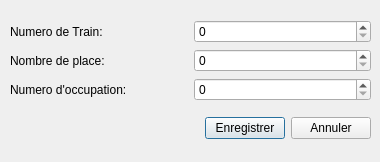
<?xml version="1.0" encoding="UTF-8"?>
<ui version="4.0">
 <class>Dialog_Place</class>
 <widget class="QDialog" name="Dialog_Place">
  <property name="geometry">
   <rect>
    <x>0</x>
    <y>0</y>
    <width>380</width>
    <height>162</height>
   </rect>
  </property>
  <property name="windowTitle">
   <string>Dialog</string>
  </property>
  <widget class="QWidget" name="layoutWidget">
   <property name="geometry">
    <rect>
     <x>10</x>
     <y>10</y>
     <width>361</width>
     <height>141</height>
    </rect>
   </property>
   <layout class="QVBoxLayout" name="verticalLayout_3">
    <item>
     <layout class="QVBoxLayout" name="verticalLayout">
      <item>
       <layout class="QHBoxLayout" name="horizontalLayout">
        <item>
         <widget class="QLabel" name="label">
          <property name="text">
           <string>Numero de Train:</string>
          </property>
         </widget>
        </item>
        <item>
         <widget class="QSpinBox" name="numbtrain"/>
        </item>
       </layout>
      </item>
      <item>
       <layout class="QHBoxLayout" name="horizontalLayout_2">
        <item>
         <widget class="QLabel" name="label_2">
          <property name="text">
           <string>Nombre de place:</string>
          </property>
         </widget>
        </item>
        <item>
         <widget class="QSpinBox" name="numplace">
          <property name="maximum">
           <number>999999999</number>
          </property>
         </widget>
        </item>
       </layout>
      </item>
      <item>
       <layout class="QHBoxLayout" name="horizontalLayout_3">
        <item>
         <widget class="QLabel" name="label_3">
          <property name="text">
           <string>Numero d'occupation:</string>
          </property>
         </widget>
        </item>
        <item>
         <widget class="QSpinBox" name="occupation">
          <property name="maximum">
           <number>999999999</number>
          </property>
         </widget>
        </item>
       </layout>
      </item>
     </layout>
    </item>
    <item>
     <layout class="QVBoxLayout" name="verticalLayout_2">
      <item>
       <layout class="QHBoxLayout" name="horizontalLayout_4">
        <item>
         <spacer name="horizontalSpacer">
          <property name="orientation">
           <enum>Qt::Horizontal</enum>
          </property>
          <property name="sizeHint" stdset="0">
           <size>
            <width>40</width>
            <height>20</height>
           </size>
          </property>
         </spacer>
        </item>
        <item>
         <widget class="QPushButton" name="save">
          <property name="text">
           <string>Enregistrer</string>
          </property>
         </widget>
        </item>
        <item>
         <widget class="QPushButton" name="annuler">
          <property name="text">
           <string>Annuler</string>
          </property>
         </widget>
        </item>
       </layout>
      </item>
     </layout>
    </item>
   </layout>
  </widget>
 </widget>
 <resources/>
 <connections/>
</ui>
